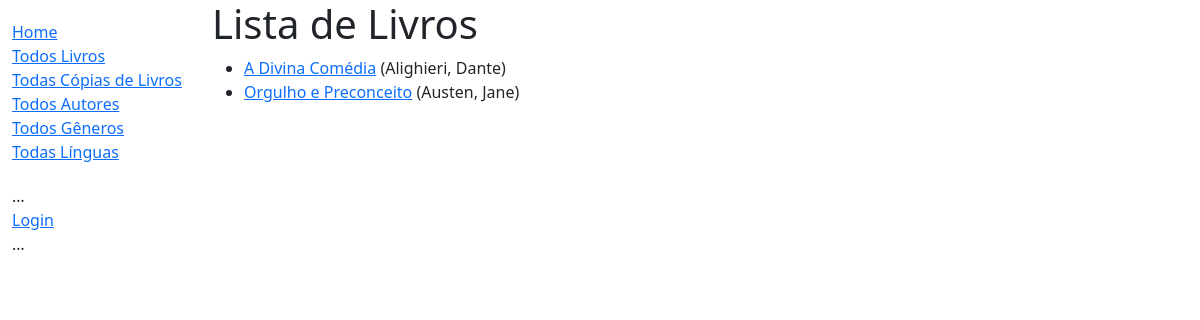
/acervo/livros/, run on the app's committed database.
### acervo/models.py (models this page shows, shortened)
class Livro(models.Model):
    titulo = models.CharField(max_length=200)
    autor = models.ForeignKey('Autor', on_delete=models.RESTRICT, null=True)
    descricao = models.TextField(
        max_length=1000, help_text="Breve descrição do livro")
    isbn = models.CharField('ISBN', max_length=13,
                            unique=True,
                            help_text='13 Caracteres <a href="https://www.isbn-international.org/content/what-isbn'
                                      '">ISBN number</a>')
    genero = models.ManyToManyField(
        Genero, help_text="Selecione o gênero do livro")
    lingua = models.ForeignKey(
        'Lingua', on_delete=models.SET_NULL, null=True)
    class Meta:
        ordering = ['titulo', 'autor']
    def mostra_genero(self):
        """Representação String para o gênero do livro."""
        return ', '.join([self.genero.nome for genre in self.genero.all()[:3]])
    mostra_genero.short_description = 'Genero'
    def get_absolute_url(self):
        return reverse('detalhe-livro', args=[str(self.id)])

class Autor(models.Model):
    primeiro_nome = models.CharField(max_length=100)
    sobrenome = models.CharField(max_length=100)
    data_nascimento = models.DateField(null=True, blank=True)
    data_falecimento = models.DateField('morte', null=True, blank=True)
    class Meta:
        ordering = ['sobrenome', 'primeiro_nome']
    def __str__(self):
        return f'{self.sobrenome}, {self.primeiro_nome}'

### acervo/views.py (the view)
# urls.py: path('livros/', views.ListaLivrosView.as_view(), name='livros'),
class ListaLivrosView(generic.ListView):
    model = Livro
    context_object_name = 'lista_livros'
    template_name = 'acervo/lista_livros.html'
    paginate_by = 10

### acervo/templates/acervo/lista_livros.html
{% extends "base_generic.html" %}
{% block content %}
  <h1>Lista de Livros</h1>
  {% if lista_livros %}
    <ul>
      {% for livro in lista_livros %}
      <li>
        <a href="{{ livro.get_absolute_url }}">{{ livro.titulo }}</a>
        ({{livro.autor}})
      </li>
      {% endfor %}
    </ul>
  {% else %}
    <p>Não há livros disponíveis.</p>
  {% endif %}
{% endblock %}

### data on the page
Livro: titulo "A Divina Comédia", autor "Alighieri, Dante"
Livro: titulo "Orgulho e Preconceito", autor "Austen, Jane"
